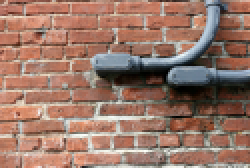
%> input picture Doctoral mission/1.bmp, 125 x 84 px (shown 2 times larger)
$ octave edge_canny.m   (GNU Octave 9; MATLAB toolbox functions it lacks are replaced by stand-ins)
%> lines starting %> are read from the running program, lines starting %| are printed output that depends on the picture; in (x1, y1, x2, y2) boxes, pixels count from 0 and x2, y2 are one past the last pixel; in counts of white or black regions, pixels touching at a corner belong together; the program's own positions count from 1
%> further down, img_rgb is the input picture: size 84x125x3 uint8; mean R, G, B 152.6, 117.9, 103.7
### Doctoral mission/rgb2hsi.m
function hsi = rgb2hsi(rgb)
% hsi = rgb2hsi(rgb)把一幅RGB图像转换为HSI图像，
% 输入图像是一个彩色像素的M×N×3的数组，
% 其中每一个彩色像素都在特定空间位置的彩色图像中对应红、绿、蓝三个分量。
% 假如所有的RGB分量是均衡的，那么HSI转换就是未定义的。
% 输入图像可能是double（取值范围是[0, 1]），uint8或 uint16。
%
% 输出HSI图像是double，
% 其中hsi(:, :, 1)是色度分量，它的范围是除以2*pi后的[0, 1]；
% hsi(:, :, 2)是饱和度分量，范围是[0, 1]；
% hsi(:, :, 3)是亮度分量，范围是[0, 1]。

% 抽取图像分量
rgb = im2double(rgb);
r = rgb(:, :, 1);
g = rgb(:, :, 2);
b = rgb(:, :, 3);

% 执行转换方程
num = 0.5*((r - g) + (r - b));
den = sqrt((r - g).^2 + (r - b).*(g - b));
theta = acos(num./(den + eps)); %防止除数为0

H = theta;
H(b > g) = 2*pi - H(b > g);
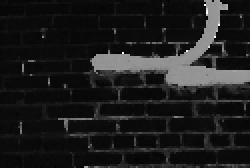
%> H: size 84x125 double (shown 2 times larger); min 8.43e-08, max 6.22, mean 0.721; drawn with min black and max white
H = H/(2*pi);

num = min(min(r, g), b);
den = r + g + b;
den(den == 0) = eps; %防止除数为0
%> den: size 84x125 double; min 2.22e-16, max 2.96, mean 1.47
S = 1 - 3.* num./den;

H(S == 0) = 0;
%> H: size 84x125 double; min 0, max 0.991, mean 0.115

I = (r + g + b)/3;

% 将3个分量联合成为一个HSI图像
hsi = cat(3, H, S, I);
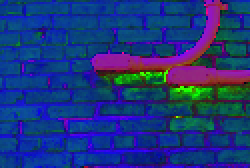
%> hsi: size 84x125x3 double (shown 2 times larger); mean R, G, B 0.115, 0.212, 0.489

### Doctoral mission/patchs.m
function out=patchs(data,level,component)
%% 1x1patch
% [W,H]=size(data_I);
component_1=blkproc(data,[1 1], 'sum2')./1;
% [4 lines of commented-out code are left out]
A=ones(level,1);
for ii=1:level
  A(ii,1)=length(find(component_1>(ii-1)/level&component_1<ii/level));
end
% figure
normalise_A=mapminmax(A', 0, 1); % 归一化
% plot(normalise_A);
%% 2x2 patch
% hold on
component_2=blkproc(data,[2 2], 'sum2')./4;
%intensity=blkproc(data_I,round([0.02*W 0.02*H]), 'sum2')./(round(0.02*W)*round(0.02*H));
B=ones(level,1);
for ii=1:level
  B(ii,1)=length(find(component_2>(ii-1)/level&component_2<ii/level));
end
normalise_B=mapminmax(B', 0, 1); % 归一化
% plot(normalise_B);
%% 4X4 patch
% hold on
component_4=blkproc(data,[4 4], 'sum2')./16;
% intensity_4=blkproc(data_I,round([0.04*W 0.04*H]), 'sum2')./(round(0.04*W)*round(0.04*H));
C=ones(level,1);
for ii=1:level
  C(ii,1)=length(find(component_4>(ii-1)/level&component_4<ii/level));
end
normalise_C=mapminmax(C', 0, 1); % 归一化
% plot(normalise_C);
%% 6x6
% hold on
component_6=blkproc(data,[6 6], 'sum2')./36;
% intensity_4=blkproc(data_I,round([0.04*W 0.04*H]), 'sum2')./(round(0.04*W)*round(0.04*H));
D=ones(level,1);
for ii=1:level
  D(ii,1)=length(find(component_6>(ii-1)/level&component_6<ii/level));
end
normalise_D=mapminmax(D', 0, 1); % 归一化
% plot(normalise_D);
%% 8x8
% hold on
component_8=blkproc(data,[8 8], 'sum2')./64;
% intensity_4=blkproc(data_I,round([0.04*W 0.04*H]), 'sum2')./(round(0.04*W)*round(0.04*H));
E=ones(level,1);
for ii=1:level
  E(ii,1)=length(find(component_8>(ii-1)/level&component_8<ii/level));
end
normalise_E=mapminmax(E', 0, 1); % 归一化
% plot(normalise_E);
%%  10x10
% hold on
component_10=blkproc(data,[10 10], 'sum2')./100;
% intensity_4=blkproc(data_I,round([0.04*W 0.04*H]), 'sum2')./(round(0.04*W)*round(0.04*H));
F=ones(level,1);
for ii=1:level
  F(ii,1)=length(find(component_10>(ii-1)/level&component_10<ii/level));
end
normalise_F=mapminmax(F', 0, 1); % 归一化
% plot(normalise_F);
%% 12x12
% hold on
component_12=blkproc(data,[12 12], 'sum2')./(12*12);
% intensity_4=blkproc(data_I,round([0.04*W 0.04*H]), 'sum2')./(round(0.04*W)*round(0.04*H));
G=ones(level,1);
for ii=1:level
  G(ii,1)=length(find(component_12>(ii-1)/level&component_12<ii/level));
end
normalise_G=mapminmax(G', 0, 1); % 归一化
% plot(normalise_G);
%% shuchu out
% out(1,:)=normalise_A;
out(1,:)=normalise_B;  %2x2   patch
out(2,:)=normalise_C;  %4x4   patch
out(3,:)=normalise_D;  %6x6   patch
out(4,:)=normalise_E;  %8x8   patch
out(5,:)=normalise_F;  %10x10 patch
out(6,:)=normalise_G;  %12x12 patch
% out=[normalise_A normalise_B normalise_C normalise_D normalise_E normalise_F normalise_G];
% title(component);
% hold off

### Doctoral mission/sum2.m
function y=sum2(x)
y=sum(sum(x));

### Doctoral mission/edge_canny.m
img_rgb=imread('1.bmp');
%%
img_hsi=rgb2hsi(img_rgb);
data_I=img_hsi(:,:,3);
data_H=img_hsi(:,:,1);
Hue_data=data_H;
Intensity_data=data_I;
%%
img_gray=rgb2gray(img_rgb);
P=double(img_gray);
[Px,Py]=gradient(P);
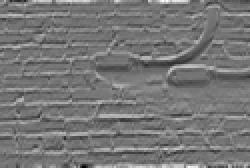
%> Py: size 84x125 double (shown 2 times larger); min -116, max 135, mean 1; drawn with min black and max white
G=sqrt(Px.*Px+Py.*Py);
P=G;
% P=mapminmax(P, 1, 10); % 归一化
P=uint8(P);
%> P: size 84x125 uint8
imshow(P);
%%
hy = fspecial('sobel');
hx = hy';
Iy = imfilter(double(img_gray), hy, 'replicate');
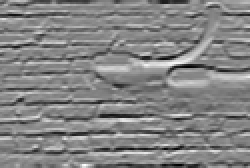
%> Iy: size 84x125 double (shown 2 times larger); min -624, max 569, mean -5.1; drawn with min black and max white
Ix = imfilter(double(img_gray), hx, 'replicate');
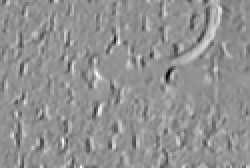
%> Ix: size 84x125 double (shown 2 times larger); min -677, max 509, mean 2.5; drawn with min black and max white
gradmag = sqrt(Ix.^2 + Iy.^2);
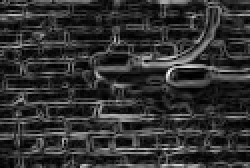
%> gradmag: size 84x125 double (shown 2 times larger); min 0, max 740.1, mean 142.7; drawn with min black and max white

figure('units', 'normalized', 'position', [0 0 1 1]);
subplot(1, 2, 1); imshow(img_gray,[]), title('灰度增强图');
subplot(1, 2, 2); imshow(gradmag,[]), title('梯度幅值图像');

%%
BW1 = edge(data_I,'canny');  % 调用canny函数
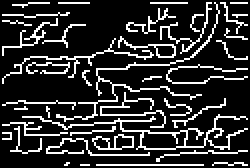
%> BW1: size 84x125 logical (shown 2 times larger); 18.1% white in thin lines or dots
figure
subplot(2,2,1);
imshow(BW1);     % 显示分割后的图像，即梯度图像
title('matlab canny')
hold on
subplot(2,2,2);
imshow(img_rgb);
title('original image');
hold on
subplot(2,2,3);
imshow(data_I);
title('Intensity image');
%%
out_Intensity_32=patchs(BW1,32,'Intensity');
%> in patchs, `component_1=blkproc(data,[1 1], 'sum2')./1;`: component_1: size 84x125 double; values 0 (black) and 1 (white), 18.1% white in thin lines or dots
%> after the loop in patchs, `for ii=1:level`: A = 32 values from 0 to 0
%> the run ends on the next line

$ run again, with Doctoral mission/28.bmp copied over Doctoral mission/1.bmp
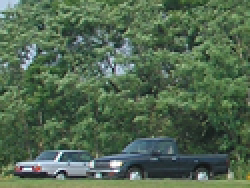
%> input picture Doctoral mission/28.bmp, 125 x 94 px (shown 2 times larger)
%> img_rgb is the input picture: size 94x125x3 uint8; mean R, G, B 81, 103.9, 79.7
%> in rgb2hsi, `H(b > g) = 2*pi - H(b > g);`:
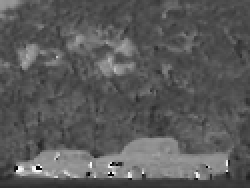
%> H: size 94x125 double (shown 2 times larger); min 2.38e-07, max 6.22, mean 2.19; drawn with min black and max white
%> `BW1 = edge(data_I,'canny');`:
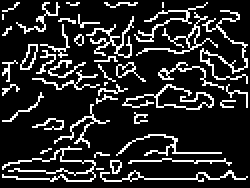
%> BW1: size 94x125 logical (shown 2 times larger); 16% white in thin lines or dots
%> component_1: size 94x125 double; values 0 (black) and 1 (white), 16% white in thin lines or dots
%> after the loop in patchs, `for ii=1:level`: A = 32 values from 0 to 0

$ run again, with Doctoral mission/4.bmp copied over Doctoral mission/1.bmp
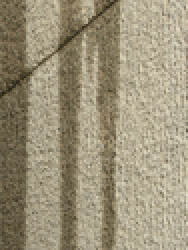
%> input picture Doctoral mission/4.bmp, 94 x 125 px (shown 2 times larger)
%> img_rgb is the input picture: size 125x94x3 uint8; mean R, G, B 156.4, 146.7, 122.3
%> `gradmag = sqrt(Ix.^2 + Iy.^2);`:
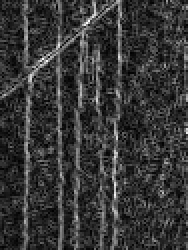
%> gradmag: size 125x94 double (shown 2 times larger); min 0, max 430.1, mean 92.5; drawn with min black and max white
%> `BW1 = edge(data_I,'canny');`:
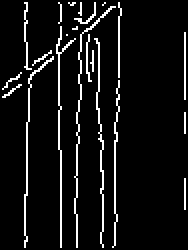
%> BW1: size 125x94 logical (shown 2 times larger); 7.2% white in thin lines or dots
%> component_1: size 125x94 double; values 0 (black) and 1 (white), 7.2% white in thin lines or dots
%> after the loop in patchs, `for ii=1:level`: A = 32 values from 0 to 0
